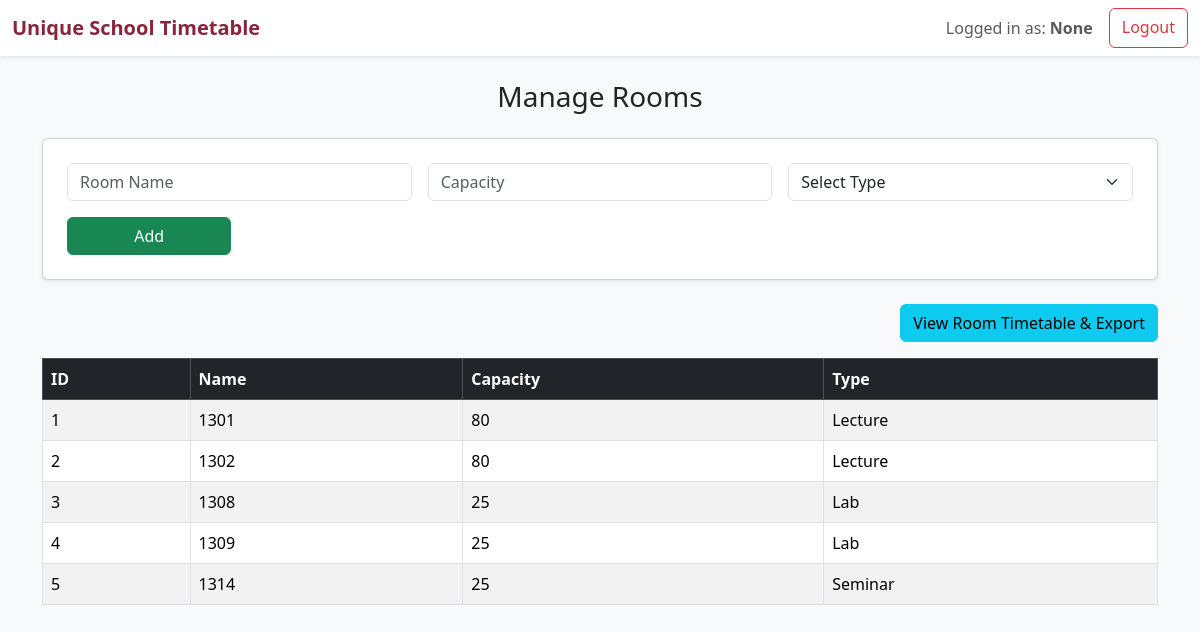
/manage/rooms (signed in), run on the app's committed database.
### models/user.py (models this page shows, shortened)
class User(UserMixin, db.Model):
    __tablename__ = 'users'
    id = db.Column(db.Integer, primary_key=True)
    username = db.Column(db.String(50), unique=True, nullable=False)
    password = db.Column(db.String(255), nullable=False)
    role = db.Column(PgEnum(UserRole), nullable=False)
    name = db.Column(db.String(100), nullable=True)
    email = db.Column(db.String(120), unique=True)
    phone = db.Column(db.String(15))

### models/room.py (models this page shows)
class Room(db.Model):
    __tablename__ = 'rooms'
    id = db.Column(db.Integer, primary_key=True)
    name = db.Column(db.String(100), nullable=False)
    capacity = db.Column(db.Integer, nullable=False)
    type = db.Column(db.Enum('Lecture', 'Lab', 'Classroom', 'Seminar', name='room_type'), nullable=False)
    timetables = db.relationship('Timetable', back_populates='room', cascade='all, delete-orphan')

### routes/management.py (the view)
@management_bp.route('/rooms', endpoint='rooms')
def rooms():
    all_rooms = Room.query.all()
    return render_template('management/rooms.html', rooms=all_rooms)

### routes/management.py (called while the page is built)
@management_bp.before_request
@login_required
def restrict_to_admin():
    if current_user.role != UserRole.ADMIN:
        return "Unauthorized", 403

### templates/management/rooms.html (shortened to what this page needs)
{% extends 'layout.html' %}
{% block content %}
<div class="container mt-4">
    <h3 class="mb-4 text-center">Manage Rooms</h3>
    <form method="POST" action="{{ url_for('management.add_room') }}" class="card p-4 shadow-sm mb-4">
        <div class="row g-3">
            <div class="col-md-4">
                <input type="text" class="form-control" name="name" placeholder="Room Name" required>
            </div>
            <div class="col-md-4">
                <input type="number" class="form-control" name="capacity" placeholder="Capacity" required>
            </div>
            <div class="col-md-4">
                <select name="type" class="form-select" required>
                    <option selected disabled>Select Type</option>
                </select>
            </div>
            <div class="col-md-2">
                <button type="submit" class="btn btn-success w-100">Add</button>
            </div>
        </div>
    </form>
    <div class="d-flex justify-content-end mb-3">
        <a href="{{ url_for('room_timetable.room_timetable') }}" class="btn btn-info">
            View Room Timetable & Export
        </a>
    </div>
    <table class="table table-bordered table-striped table-hover">
        <thead class="table-dark">
            <tr>
                <th>ID</th>
                <th>Name</th>
                <th>Capacity</th>
                <th>Type</th>
            </tr>
        </thead>
        <tbody>
            {% for room in rooms %}
            <tr>
                <td>{{ room.id }}</td>
                <td>{{ room.name }}</td>
                <td>{{ room.capacity }}</td>
                <td>{{ room.type }}</td>
            </tr>
            {% endfor %}
        </tbody>
    </table>
</div>
{% endblock %}

### templates/layout.html (shortened to what this page needs)
<!DOCTYPE html>
<html lang="en">
<head>
    <link href="https://cdn.jsdelivr.net/npm/bootstrap@5.3.2/dist/css/bootstrap.min.css" rel="stylesheet">
</head>
<body>
    <nav class="navbar navbar-expand-lg navbar-light bg-white shadow-sm">
        <div class="container-fluid">
            <a class="navbar-brand" href="{{ url_for('dashboard.home') }}">Unique School Timetable</a>
            <div class="d-flex">
                {% if current_user.is_authenticated %}
                    <span class="navbar-text me-3">Logged in as: <strong>{{ current_user.name }}</strong></span>
                    <a class="btn btn-outline-danger" href="{{ url_for('auth.logout') }}">Logout</a>
                {% endif %}
            </div>
        </div>
    </nav>
    <main>
        {% block content %}{% endblock %}
    </main>
</body>
</html>

### templates/layout.html (style rules this page uses)
body { background-color: #f8f9fa; }
.navbar-brand { font-weight: bold; color: #89253e !important; }

### data on the page
User: name "None"
Room: id "1", name "1301", capacity "80", type "Lecture"
Room: id "2", name "1302", capacity "80", type "Lecture"
Room: id "3", name "1308", capacity "25", type "Lab"
Room: id "4", name "1309", capacity "25", type "Lab"
Room: id "5", name "1314", capacity "25", type "Seminar"
